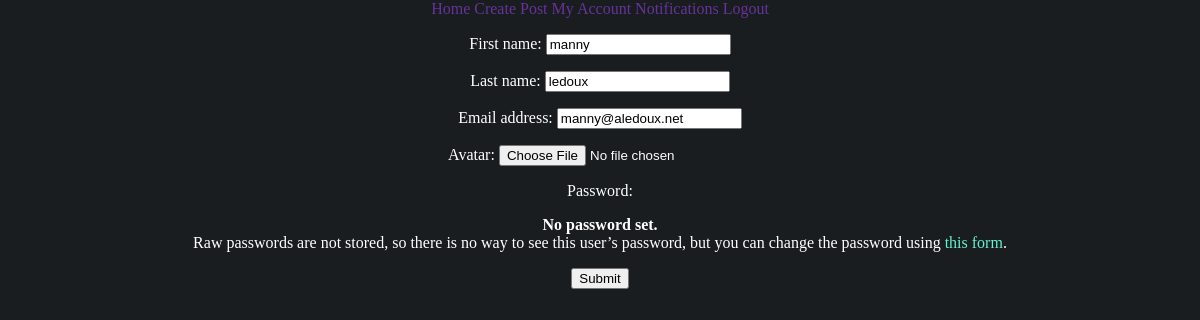
Page /myaccount/ (signed in) on the committed database.
### customuser/models.py (models this page shows, shortened)
class CustomUser(AbstractUser):
  avatar = models.ImageField(upload_to="avatars/", max_length=100, default="avatars/cloudavatar.png", blank=True, null=True)

### customuser/views.py (the view, shortened to what this page needs)
# urls.py: path('myaccount/', CustomUserChangeView.as_view()),
class CustomUserChangeView(LoginRequiredMixin, View):
    def get(self, request):
        item = request.user
        form = CustomUserChangeForm(initial={
            'username': item.username,
            'email' : item.email,
            'first_name' : item.first_name,
            'last_name' : item.last_name,
        })
        return render(request, "form.html", {"form": form})

### customuser/forms.py
class CustomUserChangeForm(UserChangeForm):
  class Meta:
    model = CustomUser
    fields = ('first_name', 'last_name', 'email', 'avatar')

### templates/form.html (shortened to what this page needs)
{% extends '_base.html' %}
{% block content %}
<form method="POST" enctype="multipart/form-data">
  {{ form.as_p }}
  <input type='submit' />
</form>
{% endblock %}

### templates/_base.html (style rules this page uses)
a { color: rgb(99, 243, 207); text-decoration: none; }
span { color: white; }
form { color: white; }
* { -webkit-box-sizing: border-box; box-sizing: border-box; }
body { padding: 0; margin: 0; background-color: rgb(25, 29, 32); }

### rows in the picture
CustomUser: first_name "manny", last_name "ledoux", email "manny@aledoux.net"
